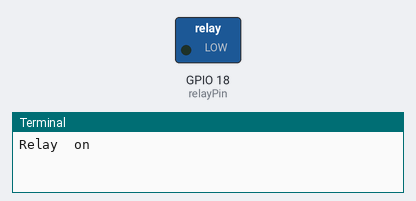
This program was run on a simulated Raspberry Pi (BCM pin numbers). Parts: switched loads named in the program (green lamp = pin HIGH), the last lines printed to the terminal.

Above: at 15.0 s.
At 25.0 s:
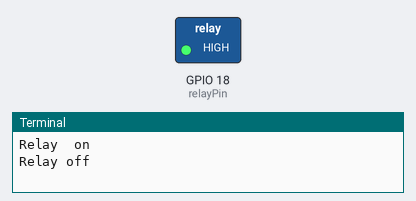
Timing chart, 0 to 36.0 s (numbered marks = the images above):
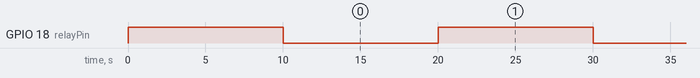

The program:

relay.py
```python
import RPi.GPIO as GPIO
import time

relayPin = 18 # pin 18

# initialize GPIO
def setup():
	GPIO.setmode(GPIO.BCM) # numbers GPIOs by physical location
	GPIO.setup(relayPin,GPIO.OUT) # Set relayPin's mode is outpu
	GPIO.output(relayPin,GPIO.HIGH) # Set relayPin high (+5V) to off led
	time.sleep(10)

def loop():
	while True:
		print ("Relay  on")
		GPIO.output(relayPin,GPIO.LOW) # relay on
		time.sleep(10)
		print ("Relay off")
		GPIO.output(relayPin,GPIO.HIGH) # relay off
		time.sleep(10)

def destroy():
	GPIO.output(relayPin,GPIO.HIGH) # led off
	GPIO.cleanup() # release resource

if __name__ == '__main__': # program starts here
	setup()
	try:
		loop()
	except KeyboardInterrupt: # when 'CTL+C' is pressed, the child program destroy will be executed.
		destroy()
```

Measured:
- by itself, GPIO 18 (relayPin): alternates HIGH for 10.0 s and LOW for 10.0 s
